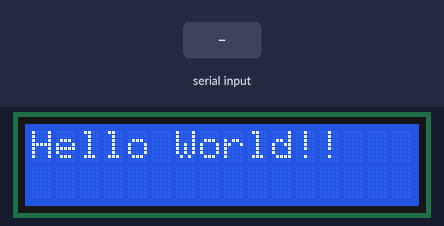
The sketch below on a simulated Arduino Uno, built with avr-gcc and run on an emulated ATmega328P. Parts: 16×2 character LCD. The inputs (shaded band) are chosen by the test bench. What the sketch prints to the serial monitor is not drawn.

Above: at 1.2 s.
1.3 s: "1\n" received over Serial
At 2.1 s:
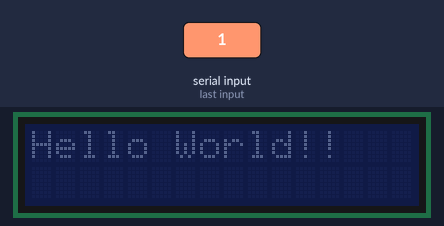
3.8 s: byte 50 ('2') received over Serial
At 4.2 s:
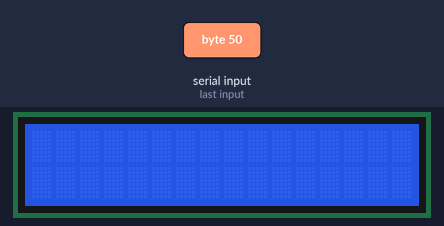
6.3 s: byte 51 ('3') received over Serial
At 7.1 s:
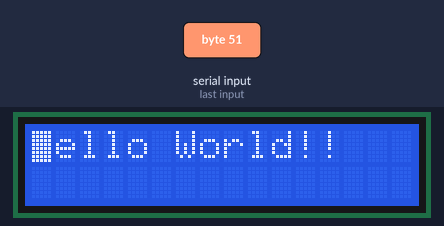
8.8 s: "4\n" received over Serial
At 9.2 s:
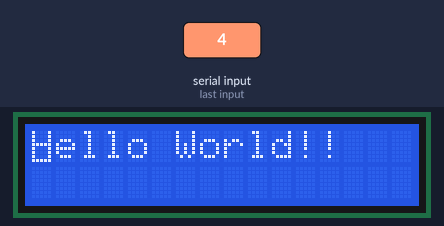
Timing chart, 0 to 11.8 s (numbered marks = the images above; inputs shaded):
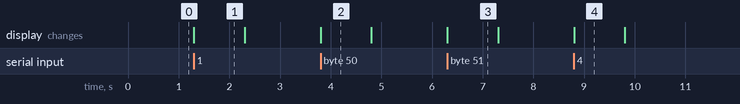

Measured:
- after the input at 1.3 s, the display: changes at once (image 1)
- after the input at 3.8 s, the display: changes at once (image 2)
- after the input at 6.3 s, the display: changes at once (image 3)
- after the input at 8.8 s, the display: changes at once (image 4)
- what the display in image 1 shows lasts 1.0 s, from 1.3 s to 2.3 s

The sketch:

clcd_test.ino
```cpp
#include <Wire.h>
#include <LiquidCrystal_I2C.h>
LiquidCrystal_I2C lcd(0x27, 16, 2);  // I2C LCD 객체 선언

void setup() {
  lcd.begin();
  Serial.begin(9600);
  lcd.print("Hello World!!"); // lcd 화면에 Hello World!! 출력
  lcd.home(); // cursor의 위치를 0,0으로 이동
}

void loop() {
  if (Serial.available()) {  //시리얼 모니터를 통해 들어오는 데이터가 있다면
    Serial.print("Please Input number: (1~6)  ");
    char data = Serial.read(); // 데이터를 data 변수에 저장
    Serial.print(data);
    Serial.print("\n");

// baklight 테스트
    if (data == '1') {
      lcd.noBacklight();
      delay(1000);
      lcd.backlight();
    }

// Display 테스트 (글자 표시)
    if (data == '2') {
      lcd.noDisplay();
      delay(1000);
      lcd.display();
    }

// Cursor Blink 테스트
    if (data == '3') {
      lcd.blink();
      delay(1000);
      lcd.noBlink();
    }

// Cursor 표시 테스트
    if (data == '4') {
      lcd.cursor();
      delay(1000);
      lcd.noCursor();
    }

// Scroll 테스트
    if (data  == '5') {
      lcd.scrollDisplayRight();
      delay(1000);
      lcd.scrollDisplayLeft();
    }

// Cursor 위치 변경 테스트
    if (data  == '6') {
      lcd.home();
      lcd.cursor();
      for (int i = 0; i < 16; i++) {
        lcd.setCursor(i, 0);
        delay(100);
      }
      lcd.noCursor();
      lcd.home();
    }
  }
}
```
